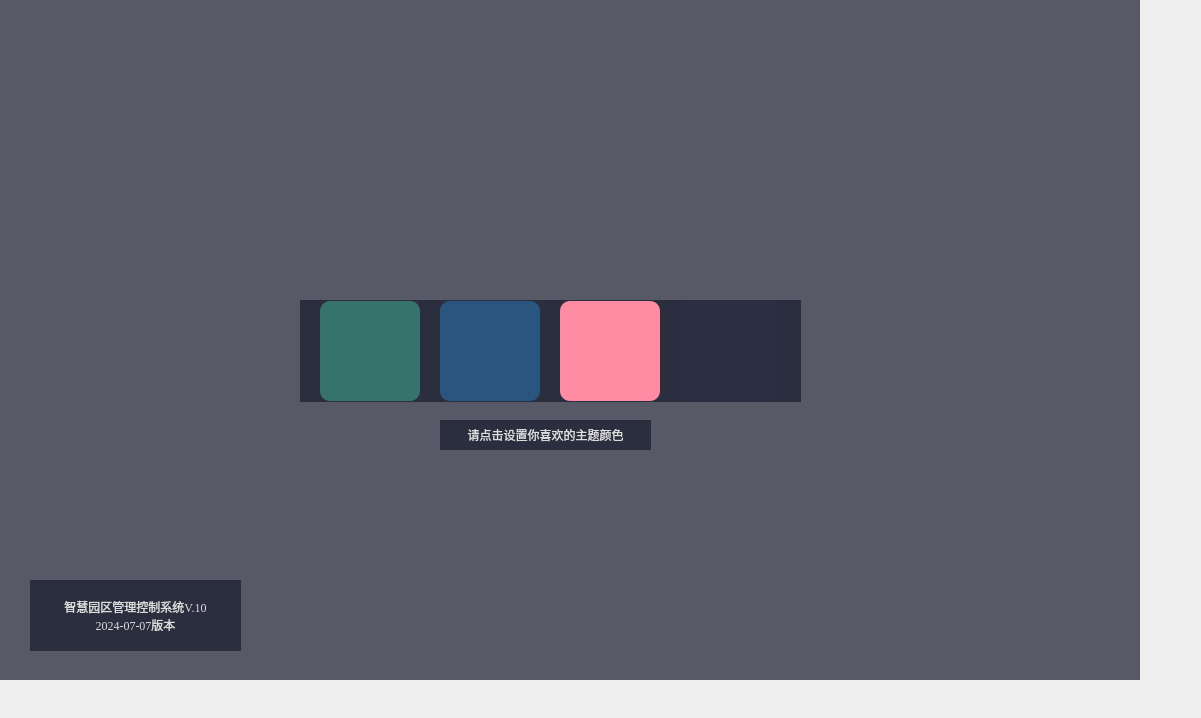
<?xml version="1.0" encoding="UTF-8"?>
<ui version="4.0">
 <class>CustonTheme</class>
 <widget class="QWidget" name="CustonTheme">
  <property name="geometry">
   <rect>
    <x>0</x>
    <y>0</y>
    <width>1201</width>
    <height>718</height>
   </rect>
  </property>
  <property name="windowTitle">
   <string>Form</string>
  </property>
  <property name="styleSheet">
   <string notr="true"/>
  </property>
  <widget class="QWidget" name="widget" native="true">
   <property name="geometry">
    <rect>
     <x>0</x>
     <y>0</y>
     <width>1140</width>
     <height>680</height>
    </rect>
   </property>
   <property name="styleSheet">
    <string notr="true">QWidget{
	background-color: rgb(24, 28, 46,180);
	color: rgb(221, 221, 221);
}</string>
   </property>
   <widget class="QWidget" name="layoutWidget">
    <property name="geometry">
     <rect>
      <x>300</x>
      <y>300</y>
      <width>501</width>
      <height>102</height>
     </rect>
    </property>
    <layout class="QHBoxLayout" name="horizontalLayout">
     <property name="spacing">
      <number>0</number>
     </property>
     <item>
      <widget class="QPushButton" name="btnThemeGreen">
       <property name="minimumSize">
        <size>
         <width>100</width>
         <height>100</height>
        </size>
       </property>
       <property name="maximumSize">
        <size>
         <width>100</width>
         <height>100</height>
        </size>
       </property>
       <property name="styleSheet">
        <string notr="true">
QPushButton {
     border-radius: 10px;
     background-color: rgb(53, 115, 108);
}
QPushButton:hover {
     border-radius: 10px;
     background-color: rgb(53, 160, 108);
 }</string>
       </property>
       <property name="text">
        <string/>
       </property>
      </widget>
     </item>
     <item>
      <widget class="QPushButton" name="btnThemeBlue">
       <property name="minimumSize">
        <size>
         <width>100</width>
         <height>100</height>
        </size>
       </property>
       <property name="maximumSize">
        <size>
         <width>100</width>
         <height>100</height>
        </size>
       </property>
       <property name="styleSheet">
        <string notr="true">
QPushButton {
     border-radius: 10px;
     background-color: rgb(41, 85, 126);

}
QPushButton:hover {
     border-radius: 10px;
    background-color: rgb(41, 85, 146);

 }</string>
       </property>
       <property name="text">
        <string/>
       </property>
      </widget>
     </item>
     <item>
      <widget class="QPushButton" name="btnThemePink">
       <property name="minimumSize">
        <size>
         <width>100</width>
         <height>100</height>
        </size>
       </property>
       <property name="maximumSize">
        <size>
         <width>100</width>
         <height>100</height>
        </size>
       </property>
       <property name="styleSheet">
        <string notr="true">


QPushButton {
     border-radius: 10px;
     background-color: rgb(255, 140, 162);

}
QPushButton:hover {
     border-radius: 10px;
    background-color: rgb(255, 110, 142);

 }</string>
       </property>
       <property name="text">
        <string/>
       </property>
      </widget>
     </item>
     <item>
      <widget class="QPushButton" name="btnThemeBlack">
       <property name="minimumSize">
        <size>
         <width>100</width>
         <height>100</height>
        </size>
       </property>
       <property name="maximumSize">
        <size>
         <width>100</width>
         <height>100</height>
        </size>
       </property>
       <property name="styleSheet">
        <string notr="true">



QPushButton {
     border-radius: 10px;
     background-color: rgb(44, 46, 67);

}
QPushButton:hover {
     border-radius: 10px;
     background-color: rgb(54, 66, 87);

 }</string>
       </property>
       <property name="text">
        <string/>
       </property>
      </widget>
     </item>
    </layout>
   </widget>
   <widget class="QLabel" name="labelVersion">
    <property name="geometry">
     <rect>
      <x>30</x>
      <y>580</y>
      <width>211</width>
      <height>71</height>
     </rect>
    </property>
    <property name="font">
     <font>
      <family>Georgia</family>
     </font>
    </property>
    <property name="text">
     <string>智慧园区管理控制系统V.10
2024-07-07版本</string>
    </property>
    <property name="alignment">
     <set>Qt::AlignCenter</set>
    </property>
   </widget>
   <widget class="QLabel" name="labelUserTips">
    <property name="geometry">
     <rect>
      <x>440</x>
      <y>420</y>
      <width>211</width>
      <height>30</height>
     </rect>
    </property>
    <property name="minimumSize">
     <size>
      <width>0</width>
      <height>30</height>
     </size>
    </property>
    <property name="maximumSize">
     <size>
      <width>16777215</width>
      <height>30</height>
     </size>
    </property>
    <property name="font">
     <font>
      <family>Georgia</family>
     </font>
    </property>
    <property name="text">
     <string>请点击设置你喜欢的主题颜色</string>
    </property>
    <property name="alignment">
     <set>Qt::AlignCenter</set>
    </property>
   </widget>
  </widget>
 </widget>
 <resources/>
 <connections/>
</ui>
